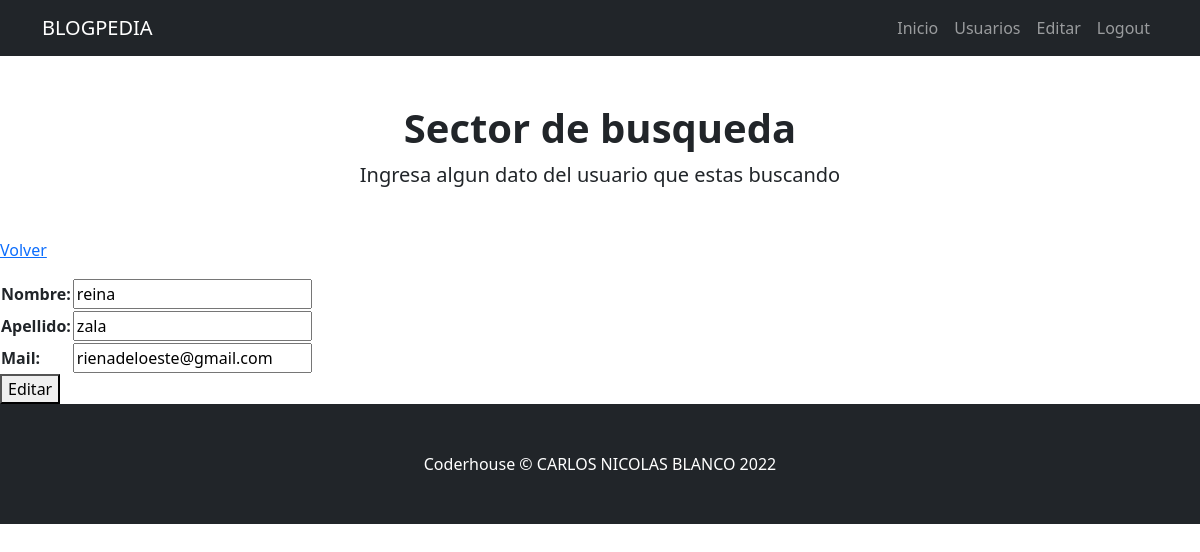
The page /usuarios/usuario/editar/8 (signed in) on the database its author committed.
### usuarios/models.py (models this page shows, shortened)
class usuario(models.Model):
    nombre = models.CharField(max_length=30)
    apellido = models.CharField(max_length=30)
    mail = models.EmailField()
    material = RichTextField(blank= True, null=True)
    fecha_creacion = models.DateTimeField(default=timezone.now)

### usuarios/views.py (the view)
# urls.py: path('usuario/editar/<int:pk>',views.EditarUsuario.as_view(),name='editar_usuario'),
class EditarUsuario(LoginRequiredMixin,UpdateView):
    model = usuario
    success_url = "/usuarios/usuarios"
    fields = ['nombre','apellido','mail']

### usuarios/templates/usuarios/usuario_form.html (shortened to what this page needs)
{% extends 'index/index.html' %}
{% block header_block %}
     <h1 class="fw-bolder">Sector de busqueda</h1>
     <p class="lead mb-0">Ingresa algun dato del usuario que estas buscando</p>
{% endblock header_block %}
{% block body_block %}
    <p>
        <a href={% url 'usuarios' %}>Volver</a>
    </p>
    <form action="" method="post">
        <table>
            {{form.as_table}}
        </table>
        <button>Editar</button>
    </form>
{% endblock body_block %}

### rows shown on the page
usuario: nombre "reina", apellido "zala", mail "rienadeloeste@gmail.com"
